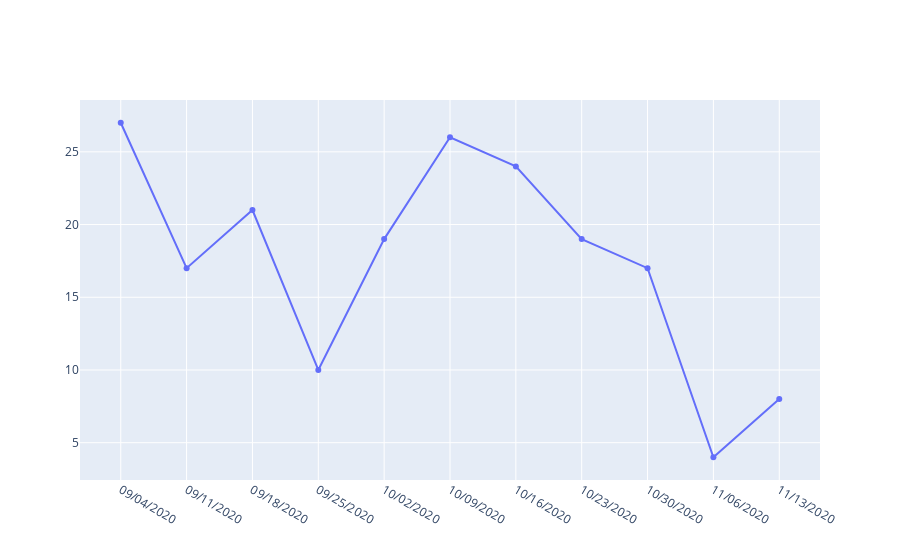

Notebook code cell kept with this figure:
### Code cell
fig = go.Figure()
# Add the trace
fig.add_trace(go.Scatter(x=df["date"], y=df["active_cases"]))


fig.show()

### Figure 1 — Plotly figure (JSON) as saved in the notebook; plotly's stock layout.template omitted (floating-point values rounded to 4 significant figures)
{"data": [{"type": "scatter", "x": ["09/04/2020", "09/11/2020", "09/18/2020", "09/25/2020", "10/02/2020", "10/09/2020", "10/16/2020", "10/23/2020", "10/30/2020", "11/06/2020", "11/13/2020"], "y": [27, 17, 21, 10, 19, 26, 24, 19, 17, 4, 8]}], "layout": {}}
